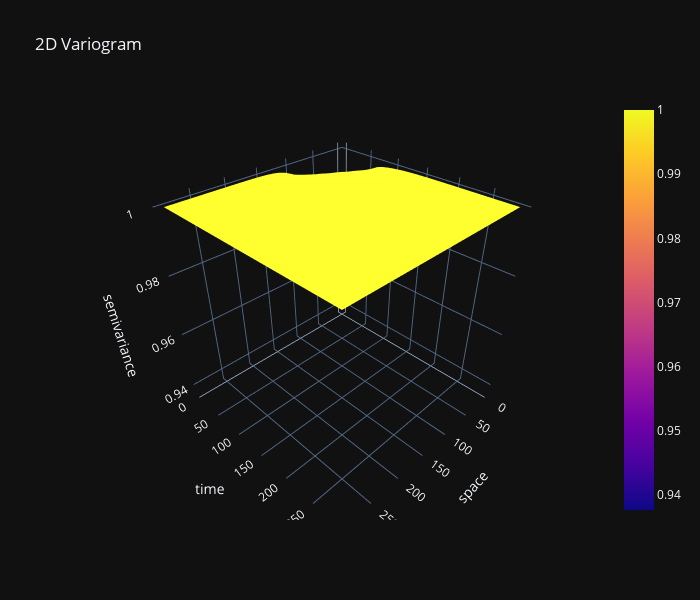

Notebook code cell kept with this figure:
### Code cell
import plotly.graph_objects as go
from ocean_navigation_simulator.generative_error_model.variogram.VariogramFitting import gaussian_2d
import numpy as np
import itertools

params = fitted_v.popt
space = np.array(np.arange(0, 300, 10))
time = np.array(np.arange(0, 300, 10))
axes = np.array(list(itertools.product(space, repeat=2)))
print(axes.shape)

query = axes
output = np.zeros(query.shape[0])
for component_model in range(params.shape[0]):
    output += gaussian_2d(query, *params[component_model])
output = output.reshape((space.shape[0], -1))

fig = go.Figure(data=[go.Surface(z=output, x=space, y=time)])
fig.update_layout(title="2D Variogram",
                  autosize=True,
                  width=700,
                  height=600,
                  scene = dict(xaxis_title="space",
                               yaxis_title="time",
                               zaxis_title="semivariance")
                  )
fig.show()

### Figure 1 — Plotly figure (JSON) as saved in the notebook; plotly's stock layout.template omitted (floating-point values rounded to 4 significant figures; data arrays with more than 128 entries replaced by an {"elided": "..."} marker saying what was removed)
{"data": [{"type": "surface", "x": [0, 10, 20, 30, 40, 50, 60, 70, 80, 90, 100, 110, 120, 130, 140, 150, 160, 170, 180, 190, 200, 210, 220, 230, 240, 250, 260, 270, 280, 290], "y": [0, 10, 20, 30, 40, 50, 60, 70, 80, 90, 100, 110, 120, 130, 140, 150, 160, 170, 180, 190, 200, 210, 220, 230, 240, 250, 260, 270, 280, 290], "z": {"elided": "30x30 float values"}}], "layout": {"autosize": true, "height": 600, "scene": {"xaxis": {"title": {"text": "space"}}, "yaxis": {"title": {"text": "time"}}, "zaxis": {"title": {"text": "semivariance"}}}, "title": {"text": "2D Variogram"}, "width": 700}}
